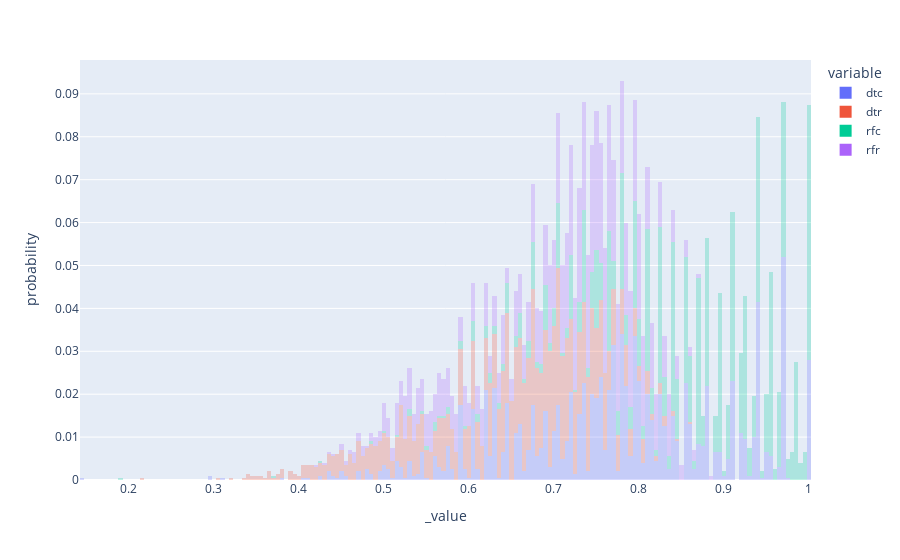

This figure's notebook cell:
### Code cell
px.histogram(tmp, histnorm='probability', opacity=0.25, color='variable')

### Figure 1 — Plotly figure (JSON) as saved in the notebook; plotly's stock layout.template omitted (floating-point values rounded to 4 significant figures; data arrays with more than 128 entries replaced by an {"elided": "..."} marker saying what was removed)
{"data": [{"alignmentgroup": "True", "bingroup": "x", "histnorm": "probability", "hovertemplate": "variable=dtc<br>_value=%{x}<br>probability=%{y}<extra></extra>", "legendgroup": "dtc", "marker": {"color": "#636efa", "opacity": 0.25, "pattern": {"shape": ""}}, "name": "dtc", "offsetgroup": "dtc", "orientation": "v", "showlegend": true, "type": "histogram", "x": {"elided": "5600 float values"}, "xaxis": "x", "yaxis": "y"}, {"alignmentgroup": "True", "bingroup": "x", "histnorm": "probability", "hovertemplate": "variable=dtr<br>_value=%{x}<br>probability=%{y}<extra></extra>", "legendgroup": "dtr", "marker": {"color": "#EF553B", "opacity": 0.25, "pattern": {"shape": ""}}, "name": "dtr", "offsetgroup": "dtr", "orientation": "v", "showlegend": true, "type": "histogram", "x": {"elided": "5600 float values"}, "xaxis": "x", "yaxis": "y"}, {"alignmentgroup": "True", "bingroup": "x", "histnorm": "probability", "hovertemplate": "variable=rfc<br>_value=%{x}<br>probability=%{y}<extra></extra>", "legendgroup": "rfc", "marker": {"color": "#00cc96", "opacity": 0.25, "pattern": {"shape": ""}}, "name": "rfc", "offsetgroup": "rfc", "orientation": "v", "showlegend": true, "type": "histogram", "x": {"elided": "5600 float values"}, "xaxis": "x", "yaxis": "y"}, {"alignmentgroup": "True", "bingroup": "x", "histnorm": "probability", "hovertemplate": "variable=rfr<br>_value=%{x}<br>probability=%{y}<extra></extra>", "legendgroup": "rfr", "marker": {"color": "#ab63fa", "opacity": 0.25, "pattern": {"shape": ""}}, "name": "rfr", "offsetgroup": "rfr", "orientation": "v", "showlegend": true, "type": "histogram", "x": {"elided": "5600 float values"}, "xaxis": "x", "yaxis": "y"}], "layout": {"barmode": "relative", "legend": {"title": {"text": "variable"}, "tracegroupgap": 0}, "margin": {"t": 60}, "xaxis": {"anchor": "y", "domain": [0, 1], "title": {"text": "_value"}}, "yaxis": {"anchor": "x", "domain": [0, 1], "title": {"text": "probability"}}}}
